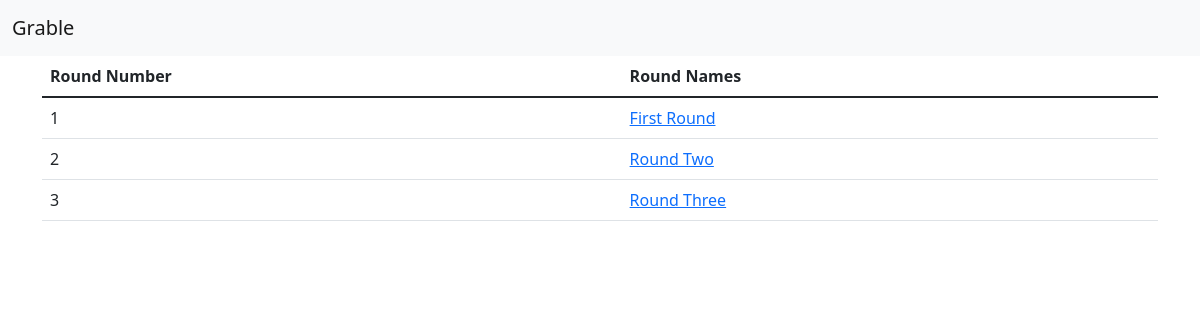
The app's page /allRounds/, older data.
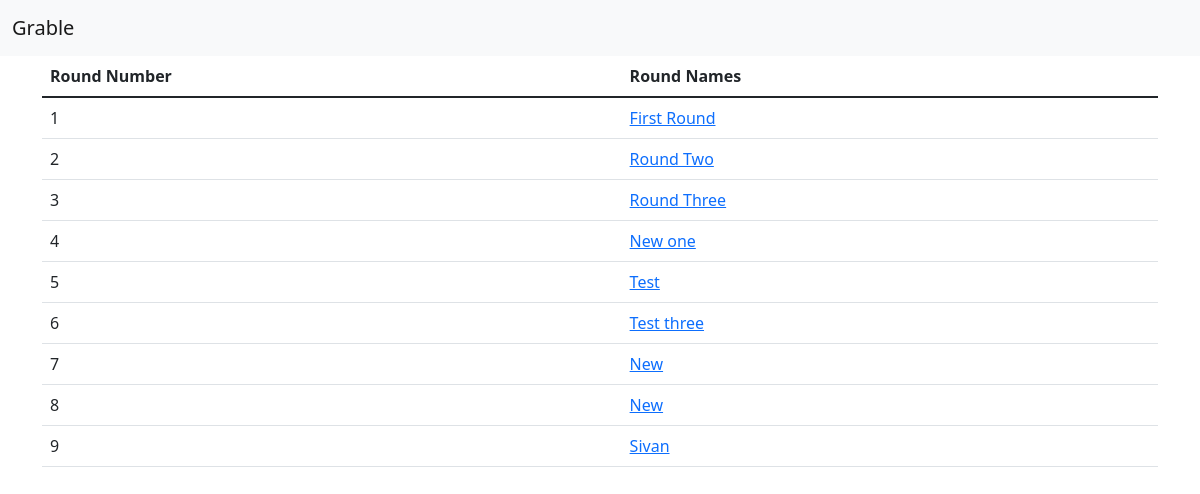
The same page, newer data.
### shuffle/models.py (models this page shows, shortened)
class Round(models.Model):
    name = models.CharField(max_length=255)
    members = models.TextField(default="")
    dateCreated = models.DateTimeField(default=timezone.now)

### shuffle/views.py (the view)
# urls.py: path("allRounds/", views.allRounds, name="allRounds"),
def allRounds(request):
    allRounds = Round.objects.all()
    return render(request, "shuffle/allRounds.html", context={"allRounds": allRounds})

### shuffle/templates/shuffle/allRounds.html
{%extends 'base.html'%}
{%block content%}
    <table class="table table-borderd table-hover">
        <thead>
            <tr>
                <th>Round Number</th>
                <th>Round Names</th>
            </tr>
        </thead>
        <tbody>
            {%for round in allRounds%}
                <tr>
                    <td>{{forloop.counter}}</td>
                    <td><a href="{%url 'shuffle:round' round.id %}">{{round.name}}</a></td>
                </tr>
            {%endfor%}
        </tbody>
    </table>
{%endblock%}

### templates/base.html (shortened to what this page needs)
<!doctype html>
<html lang="en">
  <head>
    <link href="https://cdn.jsdelivr.net/npm/bootstrap@5.1.3/dist/css/bootstrap.min.css" rel="stylesheet">
  </head>
  <body>
        <nav class="navbar navbar-light bg-light">
            <div class="container-fluid">
            <a class="navbar-brand" href="/">Grable</a>
            </div>
        </nav>
    <main class="container">
        {%block content%}
        {%endblock%}
    </main>
  </body>
</html>

Row changes from the older to the newer data that the page shows:
added Round: name "New one"
added Round: name "Test"
added Round: name "Test three"
added Round: name "New"
added Round: name "New"
added Round: name "Sivan"
